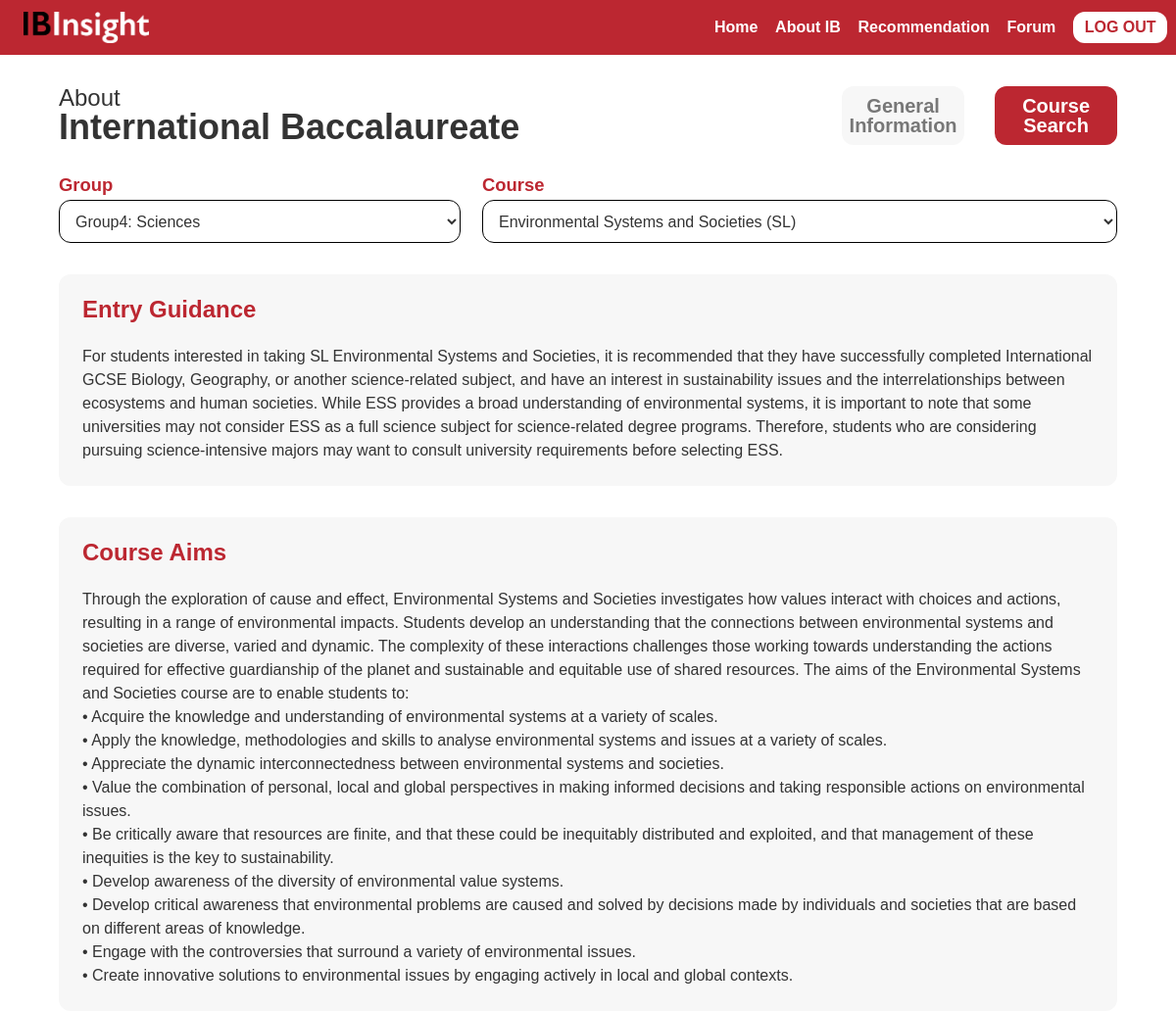
The page /about_ib_course_search/40/ (signed in) on the database its author committed.
### manager/models.py (models this page shows, shortened)
class Group(models.Model):
    name = models.CharField(max_length=100)
    is_active = models.BooleanField(default=True)

class Course(models.Model):
    name = models.CharField(max_length=100)
    group = models.ForeignKey(Group, on_delete=models.CASCADE, null=True, blank=True)
    is_active = models.BooleanField(default=True)
    entry_guidance = models.TextField(max_length=10000)
    course_aims = models.TextField(max_length=10000)
    def __str__(self):
        return self.name

### ibinsight/views.py (the view)
# urls.py: path('about_ib_course_search/<int:pk>/', views.to_about_ib_course_search, name='to-about_ib_course_search'),
@login_required
def to_about_ib_course_search(request, pk):
    group_list = Group.objects.all()
    course_list = Course.objects.all()
    group_id_list = []
    course_id_list = []
    course_name_list = []
    entry_guidance_list = []
    course_aim_list = []
    course_pk_list = []
    selected_course = Course.objects.get(pk=pk)
    selected_course_entry_guidance = selected_course.entry_guidance.replace("<br>", "")
    selected_course_aims = selected_course.course_aims.replace("<br>", "")
    selected_group_id = selected_course.group.id
    selected_group = selected_course.group.name
    for course in course_list:
        group_id_list.append(course.group.id)
        course_id_list.append(course.id)
        course_name_list.append(course.name)
        entry_guidance_list.append(course.entry_guidance)
        course_aim_list.append(course.course_aims)
        course_pk_list.append(course.pk)
        print(course.name, course.pk)
    curr_user = request.user
    context = {
        'selected_pk': pk,
        'selected_course': selected_course,
        'curr_user': curr_user,
        'group_list': group_list,
        'course_list': course_list,
        'course_name_list': course_name_list,
        'group_id_list': group_id_list,
        'course_id_list': course_id_list,
        'entry_guidance_list': entry_guidance_list,
        'course_aim_list': course_aim_list,
        'course_pk_list': course_pk_list,
        'selected_course_entry_guidance': selected_course_entry_guidance,
        'selected_course_aims': selected_course_aims,
        'selected_group': selected_group,
        'selected_group_id': selected_group_id,
    }
    return render(request, 'aboutibcoursesearch.html', context)

### ibinsight/templates/aboutibcoursesearch.html (shortened to what this page needs)
<!DOCTYPE html>
<html data-wf-page="66dc18d86c5c5796d41b46ac" data-wf-site="66b359f46c17395c16edd2c3">
<head>
  {% load static %}
  <link href="{% static 'css/normalize.css' %}" rel="stylesheet" type="text/css">
  <link href="{% static 'css/webflow.css' %}" rel="stylesheet" type="text/css">
  <link href="{% static 'css/eric-ibinsight.webflow.css' %}" rel="stylesheet" type="text/css">
</head>
<body>
  <section class="sectionnav">
    <div class="w-layout-blockcontainer containernav w-container">
      <div class="divblocknavmaingrid">
        <div id="w-node-_17c9d079-c3c6-f931-0dfe-7ccdf33b1fac-f25d558d" class="divblocknavicon"><img src="{% static 'images/Logo_BlackWhite.png' %}" loading="lazy" id="w-node-_17c9d079-c3c6-f931-0dfe-7ccdf33b1fad-f25d558d" alt="" class="imagenavicon"></div>
        <div id="w-node-_17c9d079-c3c6-f931-0dfe-7ccdf33b1fae-f25d558d" class="divblocknavmenugrid">
          <a id="w-node-_17c9d079-c3c6-f931-0dfe-7ccdf33b1faf-f25d558d" class="divblocknavmenubutton" href="{% url 'to-main' %}" style="text-decoration:none">
            <h1 class="headingnavmenubutton">Home</h1>
          </a>
          <a id="w-node-_17c9d079-c3c6-f931-0dfe-7ccdf33b1fb2-f25d558d" class="divblocknavmenubutton" href="{% url 'to-about_ib' %}" style="text-decoration:none">
            <h1 class="headingnavmenubutton">About IB</h1>
          </a>
          <a id="w-node-_17c9d079-c3c6-f931-0dfe-7ccdf33b1fb5-f25d558d" class="divblocknavmenubutton" href="{% url 'to-survey' %}" style="text-decoration:none">
            <h1 class="headingnavmenubutton">Recommendation</h1>
          </a>
          <a id="w-node-_17c9d079-c3c6-f931-0dfe-7ccdf33b1fb8-f25d558d" class="divblocknavmenubutton" href="{% url 'forum_list' %}" style="text-decoration:none">
            <h1 class="headingnavmenubutton">Forum</h1>
          </a>
          <a id="w-node-_17c9d079-c3c6-f931-0dfe-7ccdf33b1fbb-f25d558d" class="divblocknavlogoutbutton" href="{% url 'log-out' %}" style="text-decoration:none">
            <h1 id="w-node-_17c9d079-c3c6-f931-0dfe-7ccdf33b1fbc-f25d558d" class="headingnavlogoutbutton">LOG OUT</h1>
          </a>
        </div>
      </div>
    </div>
  </section>
  <section class="sectionaboutib">
    <div class="w-layout-blockcontainer containermain w-container">
      <div class="divblockaboutibcoursesearchgrid">
        <div class="divblockaboutibuppergrid">
          <div id="w-node-acc635b2-3aff-e1eb-7108-f30380a2d864-d41b46ac" class="divblockaboutibtitle">
            <h1 id="w-node-de17b220-5439-60c4-2378-4b4fd3cc8530-d41b46ac" class="headingaboutibuppertitle">About</h1>
            <h1 id="w-node-_1904dfa7-d66f-7dbc-2177-1966688c6193-d41b46ac" class="headingaboutiblowertitle"><strong>International Baccalaureate</strong></h1>
          </div>
          <div id="w-node-_71c428cf-d331-1098-6838-255f224d5250-d41b46ac" class="divblockaboutibselectbuttongrid">
            <a id="w-node-_46e426f0-b3bf-3025-00fc-731c0a481abf-d41b46ac" class="divblockaboutibselectbuttongrey" href="{% url 'to-about_ib' %}" style="text-decoration:none">
              <h1 id="w-node-_46e426f0-b3bf-3025-00fc-731c0a481ac0-d41b46ac" class="headingaboutibselectbuttongrey"><strong>General<br>Information</strong></h1>
            </a>
            <a id="w-node-_68c15736-25d2-0d39-0da2-de3a282058de-d41b46ac" class="divblockaboutibselectbuttonred" href="{% url 'to-about_ib_course_search-default' %}" style="text-decoration:none">
              <h1 id="w-node-_6810e6a0-b266-9afb-1004-e903fba77130-d41b46ac" class="headingaboutibselectbuttonred">Course<br>Search</h1>
            </a>
          </div>
        </div>
        {% if selected_pk == 0 %}
        <div id="w-node-dfaa5972-27ba-5bcc-dff3-6dd980f3f435-d41b46ac" class="divblockaboutibcoursesearchselectiongrid">
          <div id="w-node-dfc097bb-7fdb-fe1f-7436-6a103f3d938e-d41b46ac" class="divblockaboutibcoursesearchselectgroup">
            <div id="w-node-d68a3c25-42fa-5f92-e676-7f8f3702b3b9-d41b46ac" class="w-form">
              <label for="group" class="fieldlabelgroup">Group</label>
              <select id="group" name="group" data-name="group" class="selectfieldgroup w-select" onchange="doSomething(this);">
                <option selected value="0">Select group</option>
                {% for group in group_list %}
                  <option value="{{group.id}}">{{ group.name }}</option>
                {% endfor %}
              </select>
            </div>
          </div>
          <div id="w-node-b0803a4b-c269-113e-8f65-d47b023609e7-d41b46ac" class="divblockaboutibcoursesearchselectcourse">
            <div id="w-node-b0803a4b-c269-113e-8f65-d47b023609e8-d41b46ac" class="w-form">
              <label for="course" class="fieldlabelcourse">Course</label>
              <select id="course" name="course" data-name="course" class="selectfieldcourse w-select" onchange="doSomething2(this);">
                <option selected value="0">Select course</option>
                {% for course in course_list %}
                  {% if course.group.id == 1 %}
                    <option value="{{course.id}}">{{ course.name }}</option>
                  {% endif %}
                {% endfor %}
              </select>
            </div>
          </div>
        </div>
        {% else %}
        <div id="w-node-dfaa5972-27ba-5bcc-dff3-6dd980f3f435-d41b46ac" class="divblockaboutibcoursesearchselectiongrid">
          <div id="w-node-dfc097bb-7fdb-fe1f-7436-6a103f3d938e-d41b46ac" class="divblockaboutibcoursesearchselectgroup">
            <div id="w-node-d68a3c25-42fa-5f92-e676-7f8f3702b3b9-d41b46ac" class="w-form">
              <label for="group" class="fieldlabelgroup">Group</label>
              <select id="group" name="group" data-name="group" class="selectfieldgroup w-select" onchange="doSomething(this);">
                <option selected value="{{selected_group_id}}">{{selected_group}}</option>
              </select>
            </div>
          </div>
          <div id="w-node-b0803a4b-c269-113e-8f65-d47b023609e7-d41b46ac" class="divblockaboutibcoursesearchselectcourse">
            <div id="w-node-b0803a4b-c269-113e-8f65-d47b023609e8-d41b46ac" class="w-form">
              <label for="course" class="fieldlabelcourse">Course</label>
              <select id="course" name="course" data-name="course" class="selectfieldcourse w-select" onchange="doSomething2(this);">
                <option selected value="{{selected_pk}}">{{ selected_course }}</option>
              </select>
            </div>
          </div>
        </div>
        {% endif %}
        <div id="w-node-_9fb22e88-5b95-6cb3-4cec-25f64a34d961-d41b46ac" class="divblockaboutibcoursesearchexplanationgrid">
          <h1 id="w-node-_9fb22e88-5b95-6cb3-4cec-25f64a34d962-d41b46ac" class="headingaboutibcoursesearchtexttitle"><strong>Entry Guidance</strong></h1>
          {% if selected_pk == 0 %}
          <p id="entry_guidance" class="paragraphaboutibcoursesearchtext"></p>
          {% else %}
          <p id="entry_guidance" class="paragraphaboutibcoursesearchtext">{{ selected_course_entry_guidance }}</p>
          {% endif %}
        </div>
        <div id="w-node-_4f2dd0ba-54a6-2f51-9704-94b1bcb533ee-d41b46ac" class="divblockaboutibcoursesearchexplanationgrid">
          <h1 id="w-node-_4f2dd0ba-54a6-2f51-9704-94b1bcb533ef-d41b46ac" class="headingaboutibcoursesearchtexttitle"><strong>Course Aims</strong></h1>
          {% if selected_pk == 0 %}
          <p id="course_aim" class="paragraphaboutibcoursesearchtext"></p>
          {% else %}
          <p id="course_aim" class="paragraphaboutibcoursesearchtext" style="white-space: pre-line;">{{ selected_course_aims }}</p>
          {% endif %}
        </div>
      </div>
    </div>
  </section>
</body>
</html>

### static/css/webflow.css (style rules this page uses)
* { -webkit-box-sizing: border-box; -moz-box-sizing: border-box; box-sizing: border-box; }
html { height: 100%; }
body { margin: 0; min-height: 100%; background-color: #fff; font-family: Arial, sans-serif; font-size: 14px; line-height: 20px; color: #333; }
img { max-width: 100%; vertical-align: middle; display: inline-block; }
h1, h2, h3, h4, h5, h6 { font-weight: bold; margin-bottom: 10px; }
h1 { font-size: 38px; line-height: 44px; margin-top: 20px; }
p { margin-top: 0; margin-bottom: 10px; }
.w-form { margin: 0 0 15px; }
label { display: block; margin-bottom: 5px; font-weight: bold; }
.w-input, .w-select { display: block; width: 100%; height: 38px; padding: 8px 12px; margin-bottom: 10px; font-size: 14px; line-height: 1.42857143; color: #333333; vertical-align: middle; background-color: #ffffff; border: 1px solid #cccccc; }
.w-input::placeholder, .w-select::placeholder { color: #999; }
.w-select { background-color: #f3f3f3; }
.w-container { margin-left: auto; margin-right: auto; max-width: 940px; }
.w-container:before, .w-container:after { content: " "; display: table; grid-column-start: 1; grid-row-start: 1; grid-column-end: 2; grid-row-end: 2; }
.w-container:after { clear: both; }

### rows shown on the page
Group: group "Group4: Sciences"
Course: course "Environmental Systems and Societies (SL)", entry_guidance "For students interested in taking SL Environmental Systems and Societies, it is recommended that they have successfully completed International GCSE Biology, Geography, or another science-related subject, and have an interest in sustainability issues and the interrelationships between ecosystems and human societies. While ESS provides a broad understanding of environmental systems, it is important to note that some universities may not consider ESS as a full science subject for science-related degree programs. Therefore, students who are considering pursuing science-intensive majors may want to consult university requirements before selecting ESS.", course_aims "Through the exploration of cause and effect, Environmental Systems and Societies investigates how values interact with choices and actions, resulting in a range of environmental impacts. Students develop an understanding that the connections between environmental systems and societies are diverse, varied and dynamic. The complexity of these interactions challenges those working towards understanding the actions required for effective guardianship of the planet and sustainable and equitable use of shared resources. The aims of the Environmental Systems and Societies course are to enable students to: • Acquire the knowledge and understanding of environmental systems at a variety of scales. •…"
